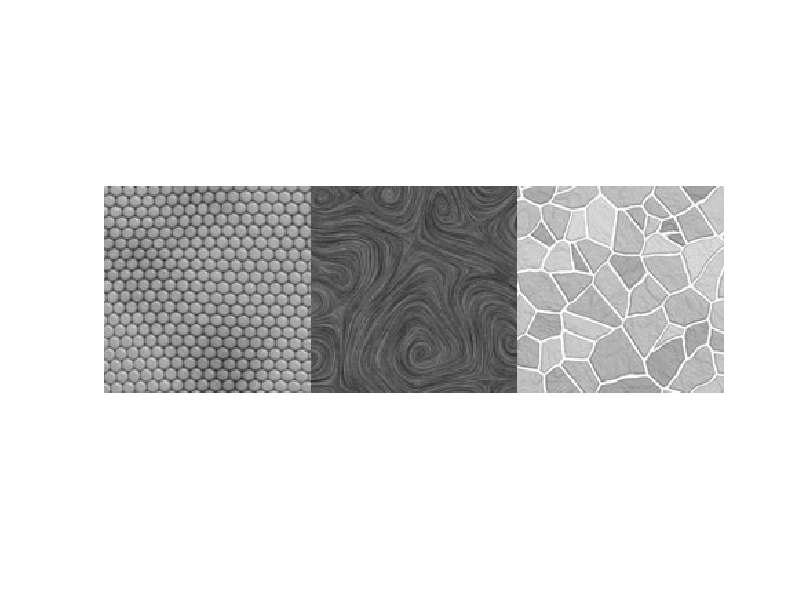

Source code (MATLAB): (Note: this script raises an error after producing the figure.)
close all;
load('ImageCouleur.mat');
I=rgb2gray(Image);
figure(1);
imshow(I);
[ni,mi]=size(I);
disp('################ Partie 1 ################');
%%
disp('############ Selection des trois regions ################');
rSR1 = getrect(figure(1));
rSR2 = getrect(figure(1));
rSR3 = getrect(figure(1));

%%
xmin=rSR1(1);
ymin=rSR1(2);
width=rSR1(3);
height=rSR1(4);
SR1=I(ymin:(ymin+height),xmin:(xmin+width));

%%
xmin=rSR2(1);
ymin=rSR2(2);
width=rSR2(3);
height=rSR2(4);
SR2=I(ymin:(ymin+height),xmin:(xmin+width));

%%
xmin=rSR3(1);
ymin=rSR3(2);
width=rSR3(3);
height=rSR3(4);
SR3=I(ymin:(ymin+height),xmin:(xmin+width));

%%
disp('############ Split block ################');
disp('valeur de w:');
w=5
aux=ones(w,w);
SPB1=split_into_blocs(SR1,aux);
SPB2=split_into_blocs(SR2,aux);
SPB3=split_into_blocs(SR3,aux);

%%
p = size(SPB1,3);
X1=zeros(p,w^2);
for j=1:p
    tmp=SPB1(:,:,j);
    X1(j,:)=tmp(:)';
end

p = size(SPB2,3);
X2=zeros(p,w^2);
for j=1:p
    tmp=SPB2(:,:,j);
    X2(j,:)=tmp(:)';
end

p = size(SPB3,3);
X3=zeros(p,w^2);
for j=1:p
    tmp=SPB3(:,:,j);
    X3(j,:)=tmp(:)';
end
%%
disp('############ PCA ################');
p=size(X1,1);
mean1 = mean(X1);
XC1 = X1 - repmat(mean1,p,1);
[B1,D1] = eig(XC1'*XC1/w^2);
[D1, ind] = sort(diag(D1), 1, 'descend');
B1 = B1(:,ind);

p=size(X2,1);
mean2 = mean(X2);
XC2 = X2 - repmat(mean2,p,1);
[B2,D2] = eig(XC2'*XC2/w^2);
[D2, ind] = sort(diag(D2), 1, 'descend');
B2 = B2(:,ind);

p=size(X3,1);
mean3 = mean(X3);
XC3 = X3 - repmat(mean3,p,1);
[B3,D3] = eig(XC3'*XC3/w^2);
[D3, ind] = sort(diag(D3), 1, 'descend');
B3 = B3(:,ind);


%%
disp('################ Partie 2 ################');
disp('valeur de k:');
k=5
disp('ratio eigenvalue:')
sum(D1(1:k))/sum(D1)
sum(D2(1:k))/sum(D2)
sum(D3(1:k))/sum(D3)

Imod=uint8(zeros(ni,mi));

IB=split_into_blocs(I,ones(w,w));
p = size(IB,3);
mean=mean1;
B=B1;
IBC=zeros(w^2,p);
for j=1:p
    tmp=IB(:,:,j);
    IBC(:,j)=tmp(:);
end
IBC=IBC-repmat(mean',1,p);
IBC=B(:,1:k)*B(:,1:k)'*IBC+repmat(mean',1,p); %w^2*p
tmp=zeros(w,w,p);
for j=1:p
    tmp(:,:,j)=reshape(IBC(:,j),w,w);
end
IBmod1=tmp;
tmp=uint8(replace_blocs(tmp,ni,mi));
Imod(:,1:mi/3)=tmp(:,1:mi/3);

IB=split_into_blocs(I,ones(w,w));
p = size(IB,3);
mean=mean2;
B=B2;
IBC=zeros(w^2,p);
for j=1:p
    tmp=IB(:,:,j);
    IBC(:,j)=tmp(:);
end
IBC=IBC-repmat(mean',1,p);
IBC=B(:,1:k)*B(:,1:k)'*IBC+repmat(mean',1,p); %w^2*p
tmp=zeros(w,w,p);
for j=1:p
    tmp(:,:,j)=reshape(IBC(:,j),w,w);
end
IBmod2=tmp;
tmp=uint8(replace_blocs(tmp,ni,mi));
Imod(:,(mi/3+1):(2*mi/3))=tmp(:,(mi/3+1):2*mi/3);

IB=split_into_blocs(I,ones(w,w));
p = size(IB,3);
mean=mean3;
B=B3;
IBC=zeros(w^2,p);
for j=1:p
    tmp=IB(:,:,j);
    IBC(:,j)=tmp(:);
end
IBC=IBC-repmat(mean',1,p);
IBC=B1(:,1:k)*B1(:,1:k)'*IBC+repmat(mean',1,p); %w^2*p
tmp=zeros(w,w,p);
for j=1:p
    tmp(:,:,j)=reshape(IBC(:,j),w,w);
end
IBmod3=tmp;
tmp=uint8(replace_blocs(tmp,ni,mi));
Imod(:,(2*mi/3+1):mi)=tmp(:,(2*mi/3+1):mi);

close;
figure(1);
subplot(4,1,1);
imshow(I);
subplot(4,1,2);
imshow(Imod);

%% Appartenance a une texture

disp('############ Appartenance ################');

Iapp=uint8(zeros(ni,mi));


%% 
disp('################# Erreur coefficient projection ################');

IB=split_into_blocs(I,ones(w,w));
p = size(IB,3);
IBC=zeros(w^2,p);
for j=1:p
    tmp=IB(:,:,j);
    IBC(:,j)=tmp(:);
end
IBC1=IBC-repmat(mean1',1,p);
IBC2=IBC-repmat(mean2',1,p);
IBC3=IBC-repmat(mean3',1,p);
Proj=zeros(3,p);
coeffProj=1;
Proj(1,:)=sum(abs(B1(:,1:coeffProj)'*IBC1),1); %k*p
Proj(2,:)=sum(abs(B2(:,1:coeffProj)'*IBC2),1); 
Proj(3,:)=sum(abs(B3(:,1:coeffProj)'*IBC3),1);
[~,text]=min(Proj,[],1);
tmp=ones(w,w,p);
for k=1:p
    tmp(:,:,k)=tmp(:,:,k)*text(k)*85;
end
Iapp=uint8(replace_blocs(tmp,ni,mi));
subplot(4,1,3);
imshow(Iapp);
%% 
disp('################# Erreur norme L2 ################');
IB=split_into_blocs(I,ones(w,w));
p=size(IB,3);
tmp=ones(w,w,p);
er1=IB-IBmod1;
er2=IB-IBmod2;
er3=IB-IBmod3;

err=zeros(3,p);
for k=1:p
    tmp1=er1(:,:,k);
    tmp2=er2(:,:,k);
    tmp3=er3(:,:,k);    
    err(:,k)=[norm(tmp1),norm(tmp2),norm(tmp3)]';
    [~,ind]=min(err(:,k));
    tmp(:,:,k)=tmp(:,:,k)*ind*85;
end

Iapp=uint8(replace_blocs(tmp,ni,mi));
subplot(4,1,4);
imshow(Iapp);










